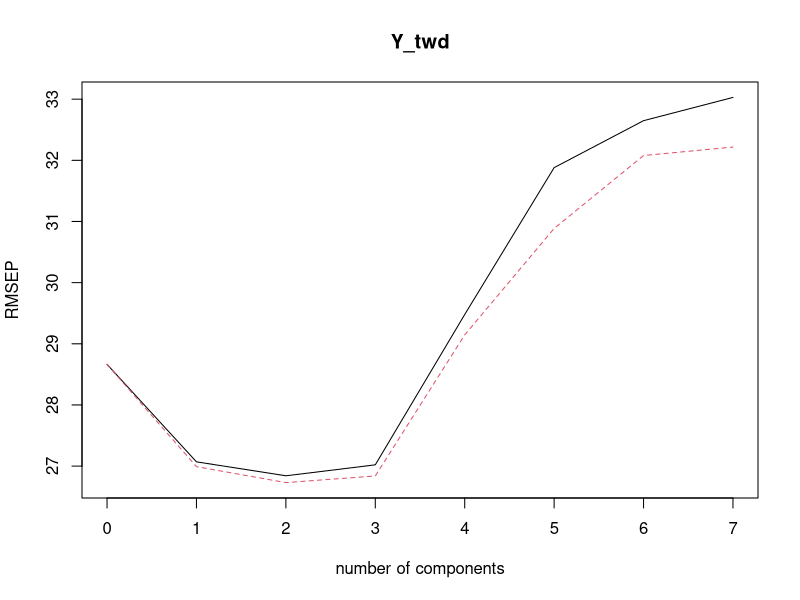
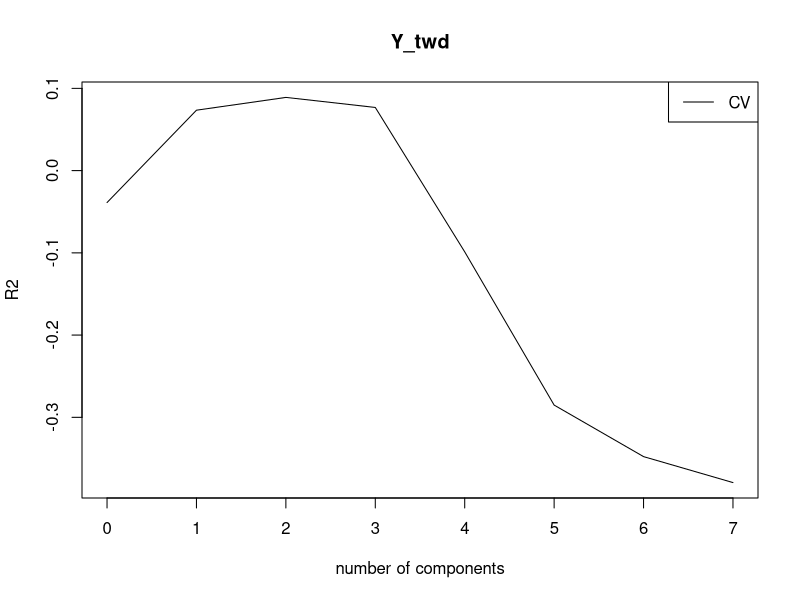
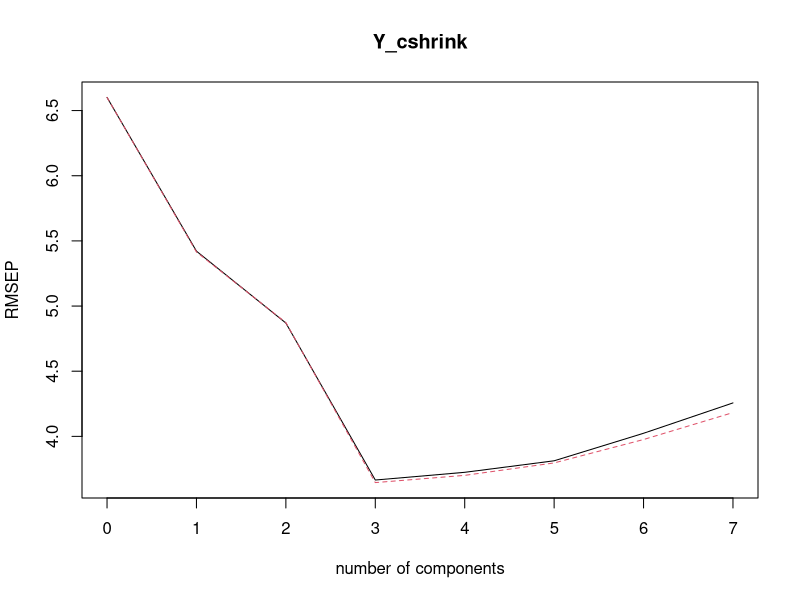
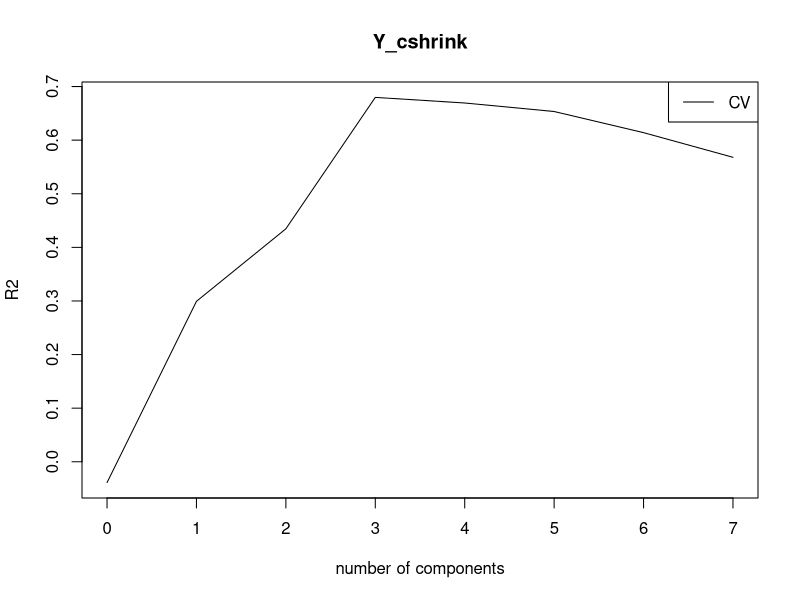

Reproduce these figures in R, in order. (Note: this script raises an error after producing the figures.)
# Set working directory to coastalspruce repo

## Read in spectra + dendro data
# These are the resampled spectral libraries, VIs, and dendro metrics for each spruce crown
dendro_spectra <- read.csv(
  file = "./data/dendro_spectra_joined.csv",
  check.names = FALSE,
  stringsAsFactors = FALSE
)

##############################################################################
################# PLSR MODELS TO PREDICT DENDRO ATTRIBUTES ####################
#install.packages("pls")
library(pls)

# Select spectral predictors - 1 nm spectral library
X <- dendro_spectra[, paste0("1nm_", 398:999)]

# remove rows with missing data (if any)
complete_idx <- complete.cases(X, dendro_spectra$TWD_drone, dendro_spectra$cshrink)

X <- X[complete_idx, ]

### 1) PLSR FOR TWD_DRONE - TWD ON DAY OF DRONE FLIGHT ###
Y_twd <- dendro_spectra$TWD_drone[complete_idx]

pls_twd <- plsr(
  Y_twd ~ as.matrix(X),
  ncomp = 7, # sq rt of n (53)
  scale = TRUE,
  validation = "CV"
)

# Choose optimal number of components
validationplot(pls_twd, val.type = "RMSEP")
# Summary
summary(pls_twd)
# R² vs components
plot(R2(pls_twd), legendpos = "topright")
# Predictions
twd_pred <- predict(pls_twd, ncomp = which.min(RMSEP(pls_twd)$val[1, , ]))

### 2) PLSR FOR CSHRINK - CONSECUTIVE DAYS PRE-FLIGHT OF NO NET GROWTH ###
Y_cshrink <- dendro_spectra$cshrink[complete_idx]

pls_cshrink <- plsr(
  Y_cshrink ~ as.matrix(X),
  ncomp = 7, # sq rt of n (53)
  scale = TRUE,
  validation = "CV"
)

# Choose optimal number of components
validationplot(pls_cshrink, val.type = "RMSEP")
# Summary
summary(pls_cshrink)
# R² vs components
plot(R2(pls_cshrink), legendpos = "topright")
# Predictions
cshrink_pred <- predict(pls_cshrink, ncomp = which.min(RMSEP(pls_cshrink)$val[1, , ]))

######## 3) LOOPING ACROSS 4 SPECTRAL RESAMPLES WITH PLS ##########
library(pls)

# Function to fit PLSR and extract performance metrics
fit_plsr_metrics <- function(X, Y, ncomp = 7, scale = TRUE) {
  
  # Fit PLSR model with cross-validation
  pls_model <- plsr(
    Y ~ as.matrix(X),
    ncomp = ncomp,
    scale = scale,
    validation = "CV"
  )
  
  # Find optimal number of components (minimum RMSEP)
  rmsep_vals <- RMSEP(pls_model)$val[1, , ]
  opt_ncomp_index <- which.min(rmsep_vals)
  opt_ncomp <- opt_ncomp_index - 1  # Convert index to actual component number
  
  # Extract metrics
  rmsep_cv <- min(rmsep_vals)  # CV RMSEP at optimal ncomp
  r2_cv <- R2(pls_model)$val[1, , opt_ncomp_index]  # CV R²
  
  # Return metrics as a list
  return(list(
    opt_ncomp = opt_ncomp,
    RMSEP_CV = rmsep_cv,
    R2_CV = r2_cv,
    model = pls_model
  ))
}

# Define spectral libraries (wavelength resolutions)
spectral_resolutions <- c("1nm", "5nm", "10nm", "15nm")

# Define response variables
response_vars <- list(
  TWD_drone = dendro_spectra$TWD_drone,
  cshrink = dendro_spectra$cshrink
)

# Initialize results storage
results <- data.frame(
  Library = character(),
  Predictor = character(),
  nComp_optimal = integer(),
  RMSEP_CV = numeric(),
  R2_CV = numeric(),
  stringsAsFactors = FALSE
)

# Loop over spectral libraries and response variables
for (resolution in spectral_resolutions) {
  
  # Automatically detect all columns for this resolution
  pattern <- paste0("^", resolution, "_")
  spec_cols <- grep(pattern, names(dendro_spectra), value = TRUE)
  
  if (length(spec_cols) == 0) {
    warning(paste("No columns found for resolution:", resolution))
    next
  }
  
  X <- dendro_spectra[, spec_cols]
  
  # Loop over response variables
  for (response_name in names(response_vars)) {
    
    Y <- response_vars[[response_name]]
    
    # Remove rows with missing data
    complete_idx <- complete.cases(X, Y)
    X_clean <- X[complete_idx, ]
    Y_clean <- Y[complete_idx]
    
    # Fit model and get metrics
    metrics <- fit_plsr_metrics(X_clean, Y_clean, ncomp = 7)
    
    # Store results
    results <- rbind(results, data.frame(
      Library = resolution,
      Predictor = response_name,
      nComp_optimal = metrics$opt_ncomp,
      RMSEP_CV = metrics$RMSEP_CV,
      R2_CV = metrics$R2_CV
    ))
    
    # Print progress
    cat(sprintf("Completed: %s | %s (n columns = %d)\n", 
                resolution, response_name, length(spec_cols)))
  }
}

# Display results table
print(results)

### 4) PLSR GRAPH FOR CSHRINK ###
# Optimal number of components
n_opt <- which.min(RMSEP(pls_cshrink)$val[1, , ])

# Cross-validated predictions
cshrink_cv_pred <- pls_cshrink$validation$pred[, , n_opt]

# Observed values
cshrink_obs <- Y_cshrink

# CV R²
r2_cv <- cor(cshrink_obs, cshrink_cv_pred)^2

# RMSEP
rmsep_cv <- RMSEP(pls_cshrink)$val[1, n_opt + 1, 1]

# Plot
plot(
  cshrink_obs,
  cshrink_cv_pred,
  pch = 16,
  xlab = "Observed cshrink",
  ylab = "PLSR-predicted cshrink (CV)",
  main = paste0(
    "PLSR Prediction of cshrink (", n_opt, " components)\n",
    "CV R² = ", round(r2_cv, 2),
    ", RMSEP = ", round(rmsep_cv, 2),
    ", n = ", length(cshrink_obs)
  )
)
abline(0, 1, lwd = 2, lty = 2)
abline(lm(cshrink_cv_pred ~ cshrink_obs), col = "black")

#############################################################################
################ RF MODELS TO PREDICT DENDRO ATTRIBUTES ######################
# Filter out stats first before RF'ing
dendro_clean <- dendro_spectra[
  , !grepl("(Q75|Q25|Mean|SD)$", names(dendro_spectra))
]

library(randomForest)
library(caret)

######### 1) RF BOOSTRAP LOOP FOR TWD_DRONE #################
library(randomForest)
library(caret)  # for some helper functions if needed

### CUSTOMIZABLE PARAMETERS ###

# Response variable (cshrink or TWD_drone)
response_var <- "cshrink"

# Spectral library resolutions to test
resolutions <- c("1nm", "5nm", "10nm", "15nm")

# Random Forest parameters
ntree <- 500  # number of trees (same for all models)
# mtry will be auto-calculated as sqrt(p) for each resolution

# Bootstrap parameters
n_bootstrap <- 100  # number of bootstrap iterations
train_prop <- 0.8   # proportion for training (80/20 split)

# Data frame
data <- dendro_clean

# Set seed for reproducibility
set.seed(123)

#### COLUMN EXTRACTION SETUP ###

# Function to extract predictor columns for a given resolution
get_predictors <- function(resolution, data) {
  
  # Pattern for spectral wavelengths: "1nm_", "5nm_", etc.
  spec_pattern <- paste0("^", resolution, "_")
  spec_cols <- grep(spec_pattern, names(data), value = TRUE)
  
  # Pattern for vegetation indices: "index_1nm_Median", "index_5nm_Median", etc.
  index_pattern <- paste0("_", resolution, "_Median$")
  index_cols <- grep(index_pattern, names(data), value = TRUE)
  
  # Combine both
  predictor_cols <- c(spec_cols, index_cols)
  
  # Print summary
  cat(sprintf("%s: %d spectral + %d indices = %d total predictors\n", 
              resolution, length(spec_cols), length(index_cols), length(predictor_cols)))
  
  return(predictor_cols)
}

### BOOTSTRAP RANDOM FOREST FUNCTION ###

bootstrap_rf <- function(X, Y, n_bootstrap, train_prop, ntree) {
  
  n <- nrow(X)
  n_train <- floor(n * train_prop)
  
  # Storage for bootstrap results
  rmse_vec <- numeric(n_bootstrap)
  r2_vec <- numeric(n_bootstrap)
  
  # Run bootstrap iterations
  for (i in 1:n_bootstrap) {
    
    # Random 80/20 split
    train_idx <- sample(1:n, n_train, replace = FALSE)
    test_idx <- setdiff(1:n, train_idx)
    
    X_train <- X[train_idx, ]
    Y_train <- Y[train_idx]
    X_test <- X[test_idx, ]
    Y_test <- Y[test_idx]
    
    # Fit Random Forest
    rf_model <- randomForest(
      x = X_train,
      y = Y_train,
      ntree = ntree,
      mtry = floor(sqrt(ncol(X_train))),
      importance = FALSE  # Skip importance for bootstrap iterations (saves time)
    )
    
    # Predict on test set
    Y_pred <- predict(rf_model, X_test)
    
    # Calculate metrics
    rmse_vec[i] <- sqrt(mean((Y_test - Y_pred)^2))
    r2_vec[i] <- 1 - sum((Y_test - Y_pred)^2) / sum((Y_test - mean(Y_test))^2)
    
    # Progress indicator
    if (i %% 20 == 0) {
      cat(sprintf("  Bootstrap iteration %d/%d complete\n", i, n_bootstrap))
    }
  }
  
  # Return summary statistics
  return(list(
    rmse_mean = mean(rmse_vec),
    rmse_sd = sd(rmse_vec),
    r2_mean = mean(r2_vec),
    r2_sd = sd(r2_vec),
    rmse_all = rmse_vec,
    r2_all = r2_vec
  ))
}

#MAIN LOOP: FIT RF FOR EACH RESOLUTION

# Storage for results
results_summary <- data.frame(
  Resolution = character(),
  n_predictors = integer(),
  RMSE_mean = numeric(),
  RMSE_sd = numeric(),
  R2_mean = numeric(),
  R2_sd = numeric(),
  OOB_error = numeric(),
  stringsAsFactors = FALSE
)

# Storage for variable importance (top 20 for each model)
var_importance_list <- list()

# Storage for full models
models_list <- list()

# Loop over resolutions
for (res in resolutions) {
  
  cat(sprintf("\n========== Processing %s ==========\n", res))
  
  # Extract predictors
  predictor_cols <- get_predictors(res, data)
  cat(sprintf("Number of predictors: %d\n", length(predictor_cols)))
  
  # Prepare data
  X <- data[, predictor_cols]
  Y <- data[[response_var]]
  
  # Remove rows with missing data
  complete_idx <- complete.cases(X, Y)
  X_clean <- X[complete_idx, ]
  Y_clean <- Y[complete_idx]
  
  cat(sprintf("Sample size after removing NAs: %d\n", nrow(X_clean)))
  
  # Run bootstrap
  cat("Running bootstrap iterations...\n")
  bootstrap_results <- bootstrap_rf(X_clean, Y_clean, n_bootstrap, train_prop, ntree)
  
  # Fit final model on full data for OOB error and variable importance
  cat("Fitting final model on full data for OOB and variable importance...\n")
  final_model <- randomForest(
    x = X_clean,
    y = Y_clean,
    ntree = ntree,
    mtry = floor(sqrt(ncol(X_clean))),
    importance = TRUE
  )
  
  # Extract OOB error (MSE) and convert to RMSE
  oob_mse <- final_model$mse[ntree]
  oob_rmse <- sqrt(oob_mse)
  
  # Get variable importance (top 20)
  var_imp <- importance(final_model)
  var_imp_sorted <- var_imp[order(var_imp[, 1], decreasing = TRUE), , drop = FALSE]
  top20_imp <- head(var_imp_sorted, 20)
  var_importance_list[[res]] <- top20_imp
  
  # Store model
  models_list[[res]] <- final_model
  
  # Store results
  results_summary <- rbind(results_summary, data.frame(
    Resolution = res,
    n_predictors = length(predictor_cols),
    RMSE_mean = bootstrap_results$rmse_mean,
    RMSE_sd = bootstrap_results$rmse_sd,
    R2_mean = bootstrap_results$r2_mean,
    R2_sd = bootstrap_results$r2_sd,
    OOB_RMSE = oob_rmse
  ))
  
  cat(sprintf("✓ %s complete!\n", res))
}

# DISPLAY RESULTS

cat("\n========== RESULTS SUMMARY ==========\n")
print(results_summary)

# Display top 10 most important variables for each resolution
cat("\n========== TOP 10 VARIABLE IMPORTANCE ==========\n")
for (res in resolutions) {
  cat(sprintf("\n%s:\n", res))
  print(head(var_importance_list[[res]], 10))
}
# SAVE RESULTS WITH RESPONSE VARIABLE NAME

# Create dynamically named results dataframe
results_df_name <- paste0("results_", response_var)
assign(results_df_name, results_summary)

cat(sprintf("\n✓ Results saved as: %s\n", results_df_name))


#### 2) RF FOR TWD_DRONE ######
# Create predictor matrix
X <- dendro_clean[
                  which(names(dendro_clean) == "1nm_398"):
                    which(names(dendro_clean) == "Vogelmann4_15nm_Median")]

X <- as.data.frame(X)

# Response
Y_twd <- dendro_clean$TWD_drone

# TWD_DRONE RF MODEL
set.seed(123)

rf_twd <- randomForest(
  x = X_twd_sel,
  y = Y_twd,
  ntree = 1000,
  importance = TRUE
)

# Predictions
twd_pred <- predict(rf_twd, X_twd_sel)

# Performance metrics
twd_rmse <- RMSE(twd_pred, Y_twd)
twd_r2   <- R2(twd_pred, Y_twd)

twd_rmse
twd_r2

### 3) VSURF + RF FOR CSHRINK ###
# Response
Y_cshrink <- dendro_clean$cshrink

# VSURF variable selection
set.seed(123)

vsurf_cshrink <- VSURF(
  x = X,
  y = Y_cshrink,
  ntree = 1000,
  parallel = TRUE
)

# Use prediction step variables
vars_cshrink <- vsurf_cshrink$varselect.pred

# Reduced predictor set 
X_cshrink_sel <- X[, vars_cshrink, drop = FALSE]

# Random forest model
set.seed(123)

rf_cshrink <- randomForest(
  x = X_cshrink_sel,
  y = Y_cshrink,
  ntree = 1000,
  importance = TRUE
)

# Predictions
cshrink_pred <- predict(rf_cshrink, X_cshrink_sel)

# Performance metrics
cshrink_rmse <- RMSE(cshrink_pred, Y_cshrink)
cshrink_r2   <- R2(cshrink_pred, Y_cshrink)

cshrink_rmse
cshrink_r2
